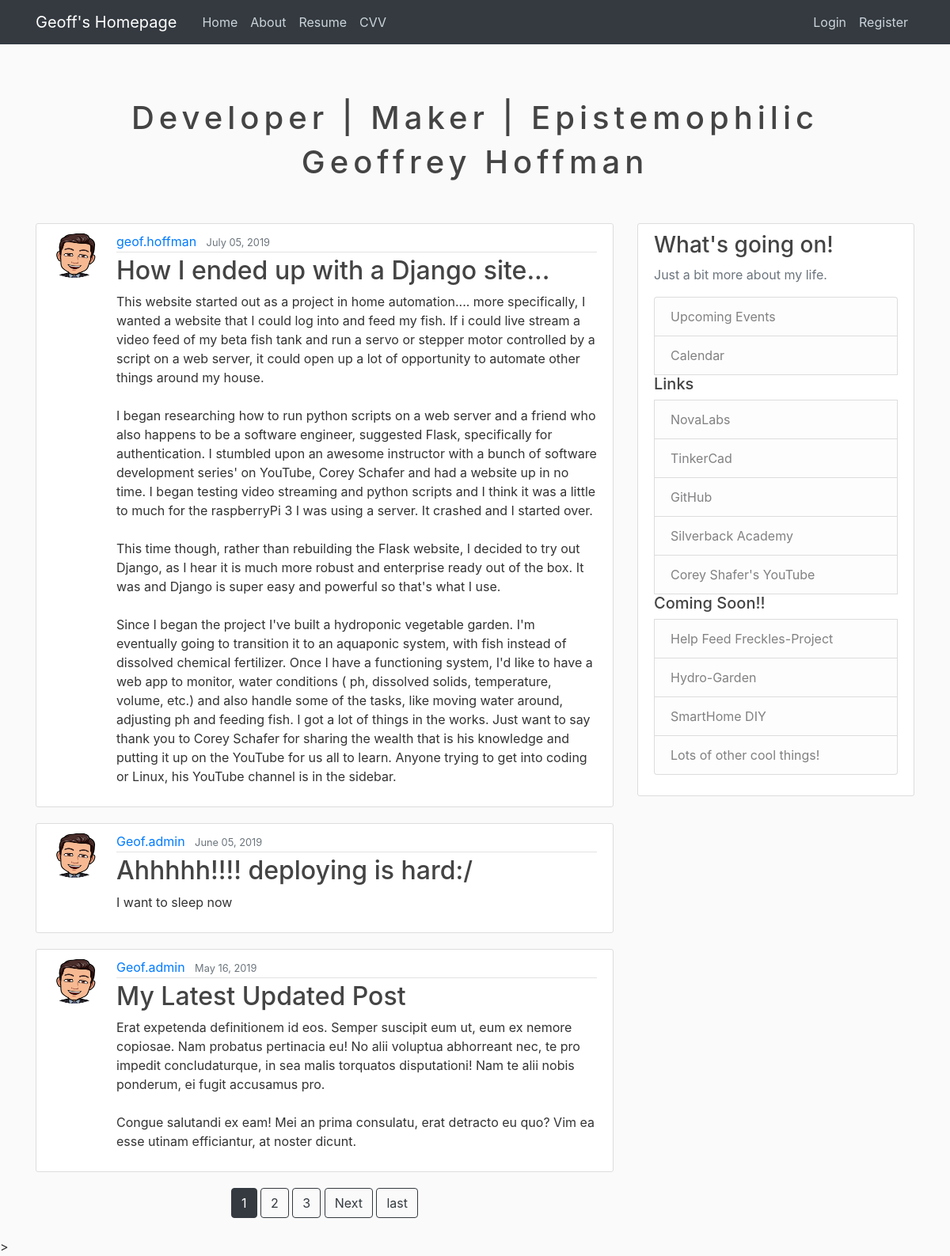
The page / on the database its author committed.
### blog/models.py (models this page shows, shortened)
class Post(models.Model):
    title = models.CharField(max_length=100)
    content = models.TextField()
    date_posted = models.DateTimeField(default=timezone.now)
    author = models.ForeignKey(User, on_delete=models.CASCADE)

### users/models.py (models this page shows, shortened)
class Profile(models.Model):
    user = models.OneToOneField(User, on_delete=models.CASCADE)
    image = models.ImageField(default='default.jpg', upload_to='profile_pics')

### blog/views.py (the view)
# urls.py: path('', PostListView.as_view(), name='blog-home'),
class PostListView(ListView):
    model = Post
    template_name = 'blog/home.html'  # <app>/<model>_<viewtype>.html
    context_object_name = 'posts'
    ordering = ['-date_posted']
    paginate_by = 3

### blog/templates/blog/home.html (shortened to what this page needs)
{% extends "blog/base.html" %}
{% block content %}
    {% for post in posts %}
        <article class="media content-section">
          <img class="rounded-circle article-img" src="{{ post.author.profile.image.url }}">
          <div class="media-body">
            <div class="article-metadata">
              <a class="mr-2" href="{% url 'user-posts' post.author.username %}">{{ post.author }}</a>
              <small class="text-muted">{{ post.date_posted|date:"F d, Y" }}</small>
            </div>
            <h2><a class="article-title" href="{% url 'post-detail' post.id %}">{{ post.title }}</a></h2>
            <p class="article-content">{{ post.content }}</p>
          </div>
        </article>
    {% endfor %}
	{% if is_paginated %}
<center>
		{% for num in page_obj.paginator.page_range %}
			{% if page_obj.number == num %}
				<a class="btn btn-dark mb-4" href="?page={{ num }}">{{num}}</a>
			{% elif num > page_obj.number|add:'-3' and num < page_obj.number|add:'3' %}
				<a class="btn btn-outline-dark mb-4" href="?page={{ num }}">{{num}}</a>
			{% endif %}
		{% endfor %}
		{% if page_obj.has_next %}
			<a class="btn btn-outline-dark mb-4" href="?page={{ page_obj.next_page_number }}">Next</a>
			<a class="btn btn-outline-dark mb-4" href="?page{{ page_obj.paginator.num_pages}}">last</a> </center>
		{% endif %}
	{% endif %}
{% endblock content %}

### blog/static/blog/main.css (style rules this page uses)
body { background: #fafafa; color: #333333; margin-top: 5rem; }
h1, h2, h3, h4, h5, h6 { color: #444444; }
.content-section { background: #ffffff; padding: 10px 20px; border: 1px solid #dddddd; border-radius: 3px; margin-bottom: 20px; }
.article-title { color: #444444; }
.article-content { white-space: pre-line; }
.article-img { height: 65px; width: 65px; margin-right: 16px; }
.article-metadata { padding-bottom: 1px; margin-bottom: 4px; border-bottom: 1px solid #e3e3e3 }

### blog/templates/blog/base.html (style rules this page uses)
body,h1 { font-family: "Raleway", Arial, sans-serif }

### rows shown on the page
Post: author.profile.image (picture), author "geof.hoffman", date_posted "July 05, 2019", title "How I ended up with a Django site...", content "This website started out as a project in home automation.... more specifically, I wanted a website that I could log into and feed my fish. If i could live stream a video feed of my beta fish tank and run a servo or stepper motor controlled by a script on a web server, it could open up a lot of opportunity to automate other things around my house. I began researching how to run python scripts on a web server and a friend who also happens to be a software engineer, suggested Flask, specifically for authentication. I stumbled upon an awesome instructor with a bunch of software development series' on YouTube, Corey Schafer and had a website up in no time. I began testing video streaming and…"
Post: author.profile.image (picture), author "Geof.admin", date_posted "June 05, 2019", title "Ahhhhh!!!! deploying is hard:/", content "I want to sleep now"
Post: author.profile.image (picture), author "Geof.admin", date_posted "May 16, 2019", title "My Latest Updated Post", content "Erat expetenda definitionem id eos. Semper suscipit eum ut, eum ex nemore copiosae. Nam probatus pertinacia eu! No alii voluptua abhorreant nec, te pro impedit concludaturque, in sea malis torquatos disputationi! Nam te alii nobis ponderum, ei fugit accusamus pro. Congue salutandi ex eam! Mei an prima consulatu, erat detracto eu quo? Vim ea esse utinam efficiantur, at noster dicunt."

### other values the page prints
{{ num }} "1"
{{ num }} "2" "3"
